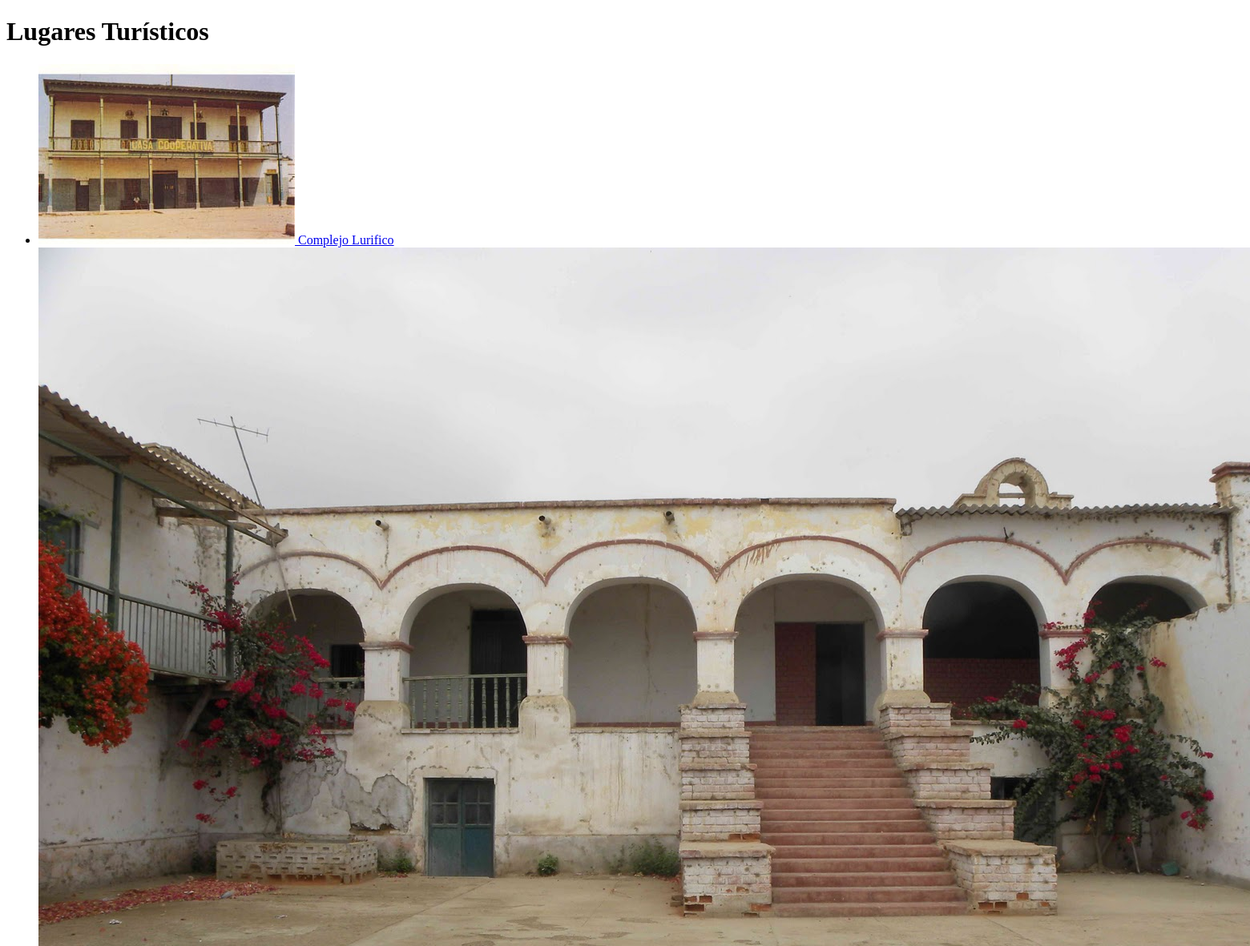
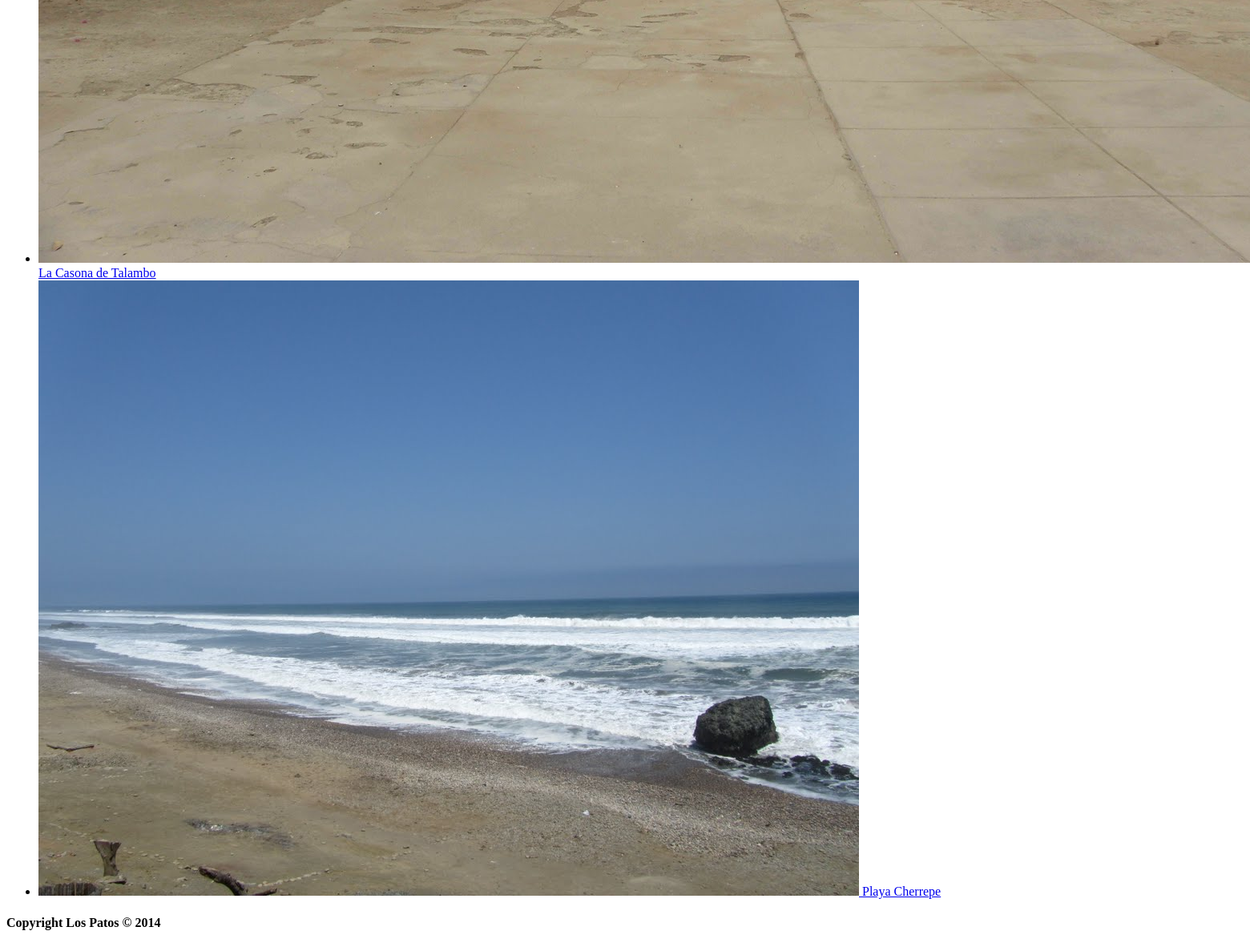
The page /View/Home/lugares.php on the database its author committed (2 pictures, top to bottom).
### tables this page shows
CREATE TABLE IF NOT EXISTS `lugar` (
  `idLugar` char(3) NOT NULL,
  `titulo` varchar(50) NOT NULL,
  `descripcion` varchar(700) NOT NULL,
  `foto` varchar(50) DEFAULT NULL,
  `estado` char(1) NOT NULL,
  PRIMARY KEY (`idLugar`),
  UNIQUE KEY `titulo_UNIQUE` (`titulo`)
);

### DAO/LugarDAO.php (called while the page is built, shortened)
<?php
    require_once(__ROOT__.'/Util/conexion.php');
    function getLugaresOrdenados() {
        global $dbh;
        $rs = $dbh->query("select * from Lugar where estado = '1' ORDER BY titulo ASC");
        while ($row = $rs->fetch()) {
            $lugares[] = $row;
        }
        return $lugares;
    }
?>

### View/Home/lugares.php (the view, shortened to what this page needs)
<?php
    $lugares = getLugaresOrdenados();
?>
<!DOCTYPE html>
<html>
    <head>
        <link rel="stylesheet" type="text/css" href="../../resources/css/los_patos.min.css" />
        <link rel="stylesheet" type="text/css" href="../../resources/css/dashborad.css" />
        <link rel="stylesheet" href="http://code.jquery.com/mobile/1.3.2/jquery.mobile.structure-1.3.2.min.css" />
    </head>
    <body>
        <div data-role="page" id="lugaresTuristicos" data-theme="a" data-add-back-btn="true" data-back-btn-text="Atrás" >
            <div data-role="header">
                <h1>Lugares Turísticos</h1>
            </div>
            <div data-role="content">
                <ul data-role="listview" data-inset="true">
                    <?php
                    if(!is_array($lugares)) {
                        echo "Ningún lugar registrado en el sistema";
                    }
                    else {
                        foreach ($lugares as $lugar) {
                    ?>
                    <li>
                        <a href="lugar-foto.php?idLugar=<?php echo $lugar["idLugar"]; ?>">
                            <img src="../../resources/img/lugares/<?php echo $lugar["foto"];?>">
                            <?php echo $lugar["titulo"]; ?>
                        </a>
                    </li>
                    <?php
                        }
                    }
                    ?>
                </ul>
            </div>
            <div data-role="footer">
                <h4>Copyright Los Patos &copy; 2014</h4>
            </div>
        </div>
    </body>
</html>

### rows shown on the page
lugar: foto (picture), titulo "Complejo Lurifico"
lugar: foto (picture), titulo "La Casona de Talambo"
lugar: foto (picture), titulo "Playa Cherrepe"
